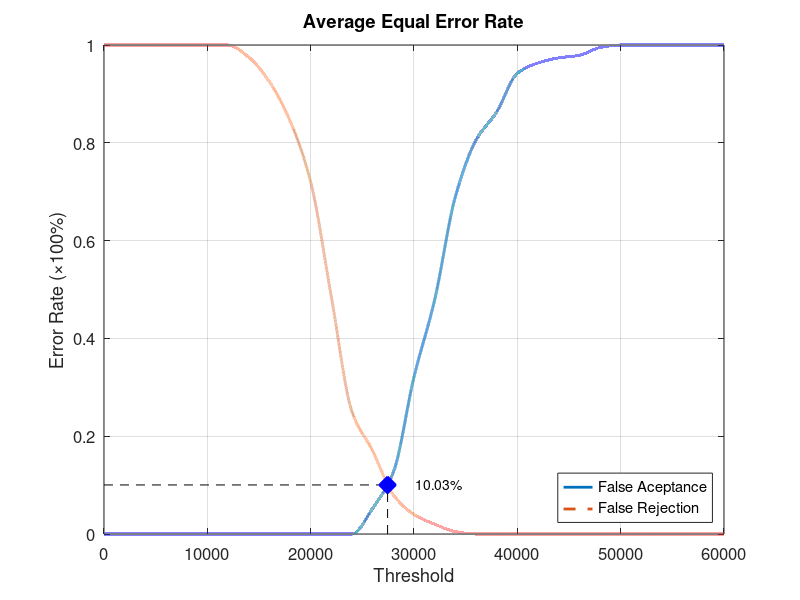
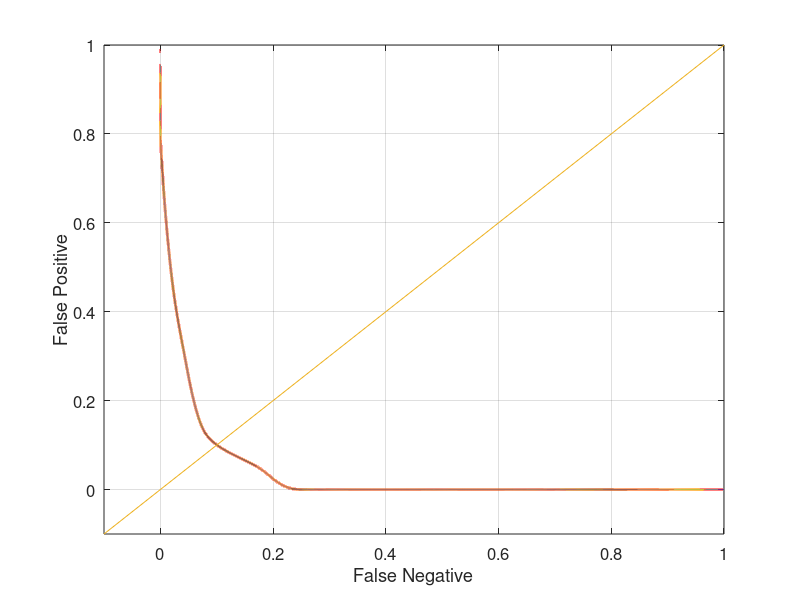

These charts were generated, in order, by the following MATLAB code:
function yEER = Database1_4
close all;
clear;
clc;
x = 0:2000:60000;
xq = 0:0.5:60000;

y0 = [0 0 0 0 0 0 0 0 0 0 0 0 0 0.0526316 0.126316 0.321053 0.478947 0.689474 0.805263 0.863158 0.942105 0.963158 0.973684 0.978947 0.994737 1 1 1 1 1 1];
yy0 = interp1(x, y0, xq, 'pchip');
y1 = [1 1 1 1 1 1 1 0.975 0.925 0.845 0.72 0.485 0.25 0.17 0.08 0.04 0.02 0.005 0 0 0 0 0 0 0 0 0 0 0 0 0];
yy1 = interp1(x, y1, xq, 'pchip');

% Calculating EER: 
y2 = abs(y0 - y1);
find(y2 == min(y2))
yy2 = abs(yy0 - yy1);
xEER = find(yy2 == min(yy2));
xEERIndex = xq(xEER) % X-axis EER
yEER = yy0(xEER) % Y-axis EER

main = figure
plot(xq, yy0,'-','LineWidth', 2);	hold on
plot(xq, yy1,'--','LineWidth', 2);	hold on
plot([xEERIndex xEERIndex], [0 yEER], 'k--');	hold on
plot([0 xEERIndex], [yEER yEER], 'k--');	hold on
plot(xEERIndex, yEER, 'bx', 'LineWidth', 10);	hold on
text(xEERIndex + 10 * xEERIndex / 100, yEER, [num2str(round((10000 * yEER)) / 100) '%'])
legend('False Aceptance', 'False Rejection', 'Location', 'SouthEast')
xlabel('Threshold')
ylabel('Error Rate (\times100%)')
title('Average Equal Error Rate')
set(gca, 'FontSize', 12)
axis([0 60000 0 1])
grid on

print(main, 'Database1_4Main', '-dpng');
FNRxFPR = figure('Color', [1 1 1]);
plot(yy1, yy0, '-', yy1, yy0, 'LineWidth', 2);
hold on
y = -0.1:0.1:1
plot(y, y); 
set(gca, 'FontSize', 12)
xlabel('False Negative')
ylabel('False Positive')
axis([-0.1 1 -0.1 1])
set(gca, 'FontSize', 12)
grid on

print(FNRxFPR, 'Database1_4FNRxFPR','-dpng');
end
